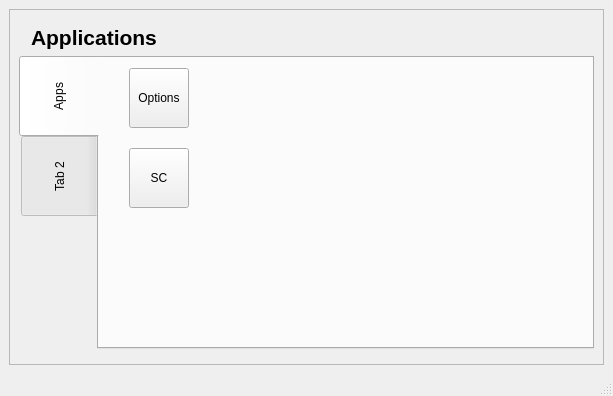
<?xml version="1.0" encoding="UTF-8"?>
<ui version="4.0">
 <class>MainWindow</class>
 <widget class="QMainWindow" name="MainWindow">
  <property name="geometry">
   <rect>
    <x>0</x>
    <y>0</y>
    <width>613</width>
    <height>396</height>
   </rect>
  </property>
  <property name="windowTitle">
   <string>MainWindow</string>
  </property>
  <widget class="QWidget" name="centralwidget">
   <layout class="QVBoxLayout" name="verticalLayout">
    <item>
     <widget class="QFrame" name="frame">
      <property name="frameShape">
       <enum>QFrame::Shape::StyledPanel</enum>
      </property>
      <property name="frameShadow">
       <enum>QFrame::Shadow::Raised</enum>
      </property>
      <layout class="QVBoxLayout" name="verticalLayout_3">
       <item>
        <layout class="QVBoxLayout" name="verticalLayout_2">
         <property name="spacing">
          <number>6</number>
         </property>
         <property name="topMargin">
          <number>6</number>
         </property>
         <property name="bottomMargin">
          <number>6</number>
         </property>
         <item>
          <layout class="QHBoxLayout" name="horizontalLayout">
           <property name="leftMargin">
            <number>12</number>
           </property>
           <property name="rightMargin">
            <number>12</number>
           </property>
           <item>
            <widget class="QLabel" name="label">
             <property name="font">
              <font>
               <pointsize>16</pointsize>
               <bold>true</bold>
              </font>
             </property>
             <property name="text">
              <string>Applications</string>
             </property>
            </widget>
           </item>
          </layout>
         </item>
         <item>
          <widget class="QTabWidget" name="tabWidget">
           <property name="styleSheet">
            <string notr="true">QTabBar::tab { height: 80px; width: 80px; }</string>
           </property>
           <property name="tabPosition">
            <enum>QTabWidget::TabPosition::West</enum>
           </property>
           <property name="tabShape">
            <enum>QTabWidget::TabShape::Rounded</enum>
           </property>
           <property name="currentIndex">
            <number>0</number>
           </property>
           <property name="iconSize">
            <size>
             <width>150</width>
             <height>150</height>
            </size>
           </property>
           <property name="elideMode">
            <enum>Qt::TextElideMode::ElideMiddle</enum>
           </property>
           <widget class="QWidget" name="tab">
            <attribute name="title">
             <string>Apps</string>
            </attribute>
            <widget class="QPushButton" name="pushButtonOptions">
             <property name="geometry">
              <rect>
               <x>30</x>
               <y>10</y>
               <width>60</width>
               <height>60</height>
              </rect>
             </property>
             <property name="minimumSize">
              <size>
               <width>60</width>
               <height>60</height>
              </size>
             </property>
             <property name="maximumSize">
              <size>
               <width>60</width>
               <height>60</height>
              </size>
             </property>
             <property name="text">
              <string>Options</string>
             </property>
            </widget>
            <widget class="QPushButton" name="pushButtonSC">
             <property name="geometry">
              <rect>
               <x>30</x>
               <y>90</y>
               <width>60</width>
               <height>60</height>
              </rect>
             </property>
             <property name="minimumSize">
              <size>
               <width>60</width>
               <height>60</height>
              </size>
             </property>
             <property name="maximumSize">
              <size>
               <width>60</width>
               <height>60</height>
              </size>
             </property>
             <property name="text">
              <string>SC</string>
             </property>
            </widget>
           </widget>
           <widget class="QWidget" name="tab_2">
            <attribute name="title">
             <string>Tab 2</string>
            </attribute>
           </widget>
          </widget>
         </item>
        </layout>
       </item>
      </layout>
     </widget>
    </item>
   </layout>
  </widget>
  <widget class="QMenuBar" name="menubar">
   <property name="geometry">
    <rect>
     <x>0</x>
     <y>0</y>
     <width>613</width>
     <height>22</height>
    </rect>
   </property>
  </widget>
  <widget class="QStatusBar" name="statusbar"/>
 </widget>
 <resources/>
 <connections/>
</ui>
